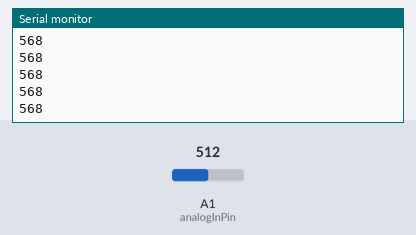
Simulated run of this sketch. Board: Arduino Uno, built with avr-gcc and run on an emulated ATmega328P. Shown: the last lines printed to the serial monitor. The inputs (shaded band) are chosen by the test bench; at power-on: A1 (analogInPin) = 512.

Above: at 1.2 s.
1.3 s: A1 (analogInPin) set to 716
At 2.1 s:
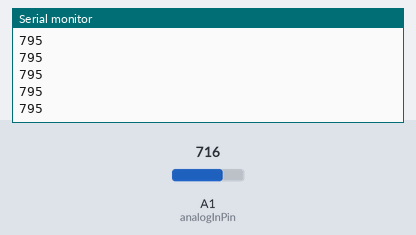
2.8 s: A1 (analogInPin) set to 900
At 3.4 s:
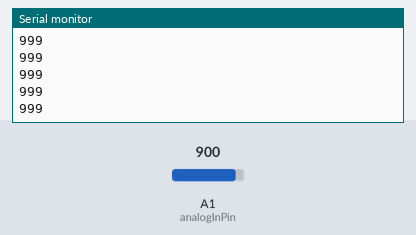
Timing chart, 0 to 5.8 s (numbered marks = the images above; inputs shaded):
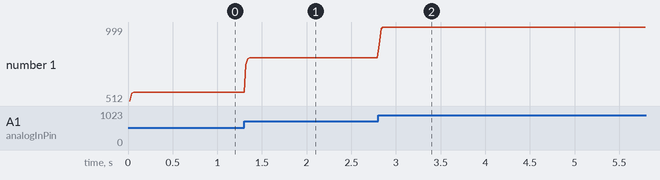

The sketch:

Current_Sensor_Calibration_Code.ino
```cpp
/*  SparkFun ACS712 and ACS723 Demo
    Created by George Beckstein for SparkFun
    4/30/2017
    Updated by SFE
    6/14/2018

    Uses an Arduino to set up the ACS712 and ACS723 Current Sensors
    See the tutorial at: https://learn.sparkfun.com/tutorials/current-sensor-breakout-acs723-hookup-guide

    Parts you may need:
    - 100 Ohm, 1/2W or greater resistor OR two 220 Ohm 1/4 resistors in parallel
    - ACS712 Breakout with on-board amplifier or ACS723 Current Sensor (Low Current)

    Optional equipment:
    - Oscilloscope
    - Multimeter (or two)
    - A power supply with current limiting/constant current would be handy to calibrate the device without using resistors
*/

const int analogInPin = A1;

// Number of samples to average the reading over
// Change this to make the reading smoother... but beware of buffer overflows!
const int avgSamples = 10;

int sensorValue = 0;

float sensitivity = 1000 / 400.0; //100mA per 500mV = 0.2
float Vref = 4990; // Output voltage with no current: ~ 2500mV or 2.5V

void setup() {
  // initialize serial communications at 9600 bps:
  Serial.begin(9600);
}

void loop() {

  //Serial.print(analogRead(analogInPin));

  // read the analog in value:
  for (int i = 0; i < avgSamples; i++)
  {
    sensorValue += analogRead(analogInPin);

    // wait 2 milliseconds before the next loop
    // for the analog-to-digital converter to settle
    // after the last reading:
    delay(2); //mm

  }

  sensorValue = sensorValue / avgSamples;

  // The on-board ADC is 10-bits -> 2^10 = 1024 -> 5V / 1024 ~= 4.88mV
  // The voltage is in millivolts
  float voltage = 4.88 * sensorValue;

  // This will calculate the actual current (in mA)
  // Using the Vref and sensitivity settings you configure
  float current = (voltage - Vref) * sensitivity;

  // This is the raw sensor value, not very useful without some calculations
  Serial.print(sensorValue);

  /*************************************************************************************
   * Step 1.)
   * Uncomment and run the following code to set up the baseline voltage
   * (the voltage with 0 current flowing through the device).
   * Make sure no current is flowing through the IP+ and IP- terminals during this part!
   *
   * The output units are in millivolts. Use the Arduino IDE's Tools->Serial Plotter
   * To see a plot of the output. Adjust the Vref potentiometer to set the reference
   * voltage. This allows the sensor to output positive and negative currents!
   *************************************************************************************/

  //Serial.print(voltage);
  //Serial.print("mV");

  /*************************************************************************************
   * Step 2.)
   * Keep running the same code as above to set up the sensitivity
   * (how many millivolts are output per Amp of current.
   *
   * This time, use a known load current (measure this with a multimeter)
   * to give a constant output voltage. Adjust the sensitivity by turning the
   * gain potentiometer.
   *
   * The sensitivity will be (known current)/(Vreading - Vref).
   *************************************************************************************/

    /*************************************************************************************
   * Step 3.)
   * Comment out the code used for the last two parts and uncomment the following code.
   * When you have performed the calibration steps above, make sure to change the
   * global variables "sensitivity" and "Vref" to what you have set up.
   *
   * This next line of code will print out the calculated current from these parameters.
   * The output is in mA
   *************************************************************************************/

 //Serial.print(current);
 //Serial.print("mA");


  // -- DO NOT UNCOMMENT BELOW THIS LINE --
  Serial.print("\n");

  // Reset the sensor value for the next reading
  //sensorValue = 0;
}
```

Measured:
- after the input at 1.3 s, the serial monitor: prints a new line at once (image 1)
- after the input at 2.8 s, the serial monitor: prints a new line at once (image 2)
- plotted number 1: 568 → 795 after the input at 1.3 s, 795 → 999 after the input at 2.8 s
